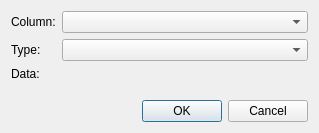
<?xml version="1.0" encoding="UTF-8"?>
<ui version="4.0">
 <class>DatabaseAdminFilterCreate</class>
 <widget class="QDialog" name="DatabaseAdminFilterCreate">
  <property name="geometry">
   <rect>
    <x>0</x>
    <y>0</y>
    <width>319</width>
    <height>133</height>
   </rect>
  </property>
  <property name="windowTitle">
   <string/>
  </property>
  <layout class="QVBoxLayout" name="verticalLayout">
   <item>
    <layout class="QFormLayout" name="formLayout">
     <item row="0" column="0">
      <widget class="QLabel" name="LabelColumn">
       <property name="text">
        <string>Column:</string>
       </property>
      </widget>
     </item>
     <item row="0" column="1">
      <widget class="QComboBox" name="ComboColumn"/>
     </item>
     <item row="1" column="0">
      <widget class="QLabel" name="LabelType">
       <property name="text">
        <string>Type:</string>
       </property>
      </widget>
     </item>
     <item row="1" column="1">
      <widget class="QComboBox" name="ComboType"/>
     </item>
     <item row="2" column="0">
      <widget class="QLabel" name="LabelData">
       <property name="text">
        <string>Data:</string>
       </property>
      </widget>
     </item>
     <item row="2" column="1">
      <widget class="QWidget" name="DataWidget" native="true">
       <layout class="QHBoxLayout" name="horizontalLayout">
        <property name="spacing">
         <number>0</number>
        </property>
        <property name="leftMargin">
         <number>0</number>
        </property>
        <property name="topMargin">
         <number>0</number>
        </property>
        <property name="rightMargin">
         <number>0</number>
        </property>
        <property name="bottomMargin">
         <number>0</number>
        </property>
        <item>
         <layout class="QVBoxLayout" name="DataLayout">
          <property name="spacing">
           <number>0</number>
          </property>
         </layout>
        </item>
       </layout>
      </widget>
     </item>
    </layout>
   </item>
   <item>
    <widget class="QDialogButtonBox" name="buttonBox">
     <property name="orientation">
      <enum>Qt::Horizontal</enum>
     </property>
     <property name="standardButtons">
      <set>QDialogButtonBox::Cancel|QDialogButtonBox::Ok</set>
     </property>
    </widget>
   </item>
  </layout>
 </widget>
 <resources/>
 <connections>
  <connection>
   <sender>buttonBox</sender>
   <signal>accepted()</signal>
   <receiver>DatabaseAdminFilterCreate</receiver>
   <slot>accept()</slot>
   <hints>
    <hint type="sourcelabel">
     <x>248</x>
     <y>254</y>
    </hint>
    <hint type="destinationlabel">
     <x>157</x>
     <y>274</y>
    </hint>
   </hints>
  </connection>
  <connection>
   <sender>buttonBox</sender>
   <signal>rejected()</signal>
   <receiver>DatabaseAdminFilterCreate</receiver>
   <slot>reject()</slot>
   <hints>
    <hint type="sourcelabel">
     <x>316</x>
     <y>260</y>
    </hint>
    <hint type="destinationlabel">
     <x>286</x>
     <y>274</y>
    </hint>
   </hints>
  </connection>
 </connections>
</ui>
